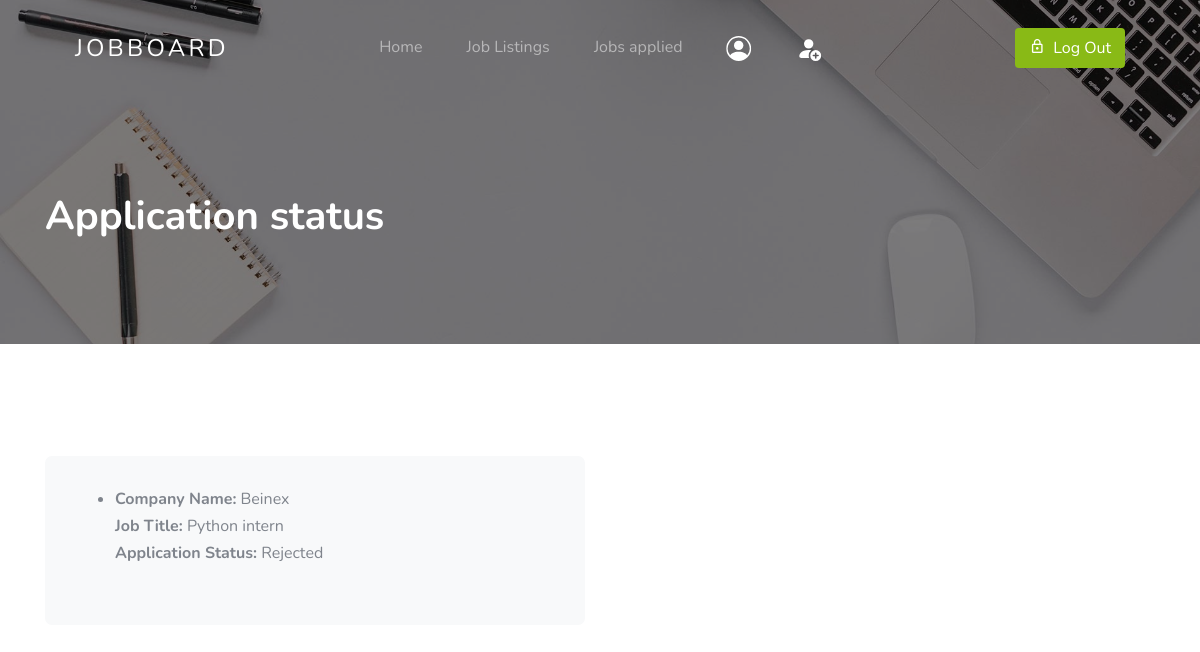
Screenshot of /applied_jobs (signed in) with the database file from the repository.
### recruiter/models.py (models this page shows, shortened)
class CompanyDetails(models.Model):
    created_by = models.ForeignKey(User,on_delete=models.CASCADE,null=True)
    company_name = models.CharField(max_length=50)
    company_details = models.TextField(null=True)

class JobPost(models.Model):
    created_by = models.ForeignKey(User,on_delete=models.CASCADE,null=True)
    created_date = models.DateField(auto_now=True)
    company = models.ForeignKey(CompanyDetails,on_delete=models.CASCADE,null=True)
    job_title = models.CharField(max_length=100,null=True)
    job_description = models.TextField(null=True,blank=True)
    required_qualifications = models.TextField(null=True,blank=True)
    desired_qualifications = models.TextField(null=True,blank=True)
    responsibilities = models.TextField(null=True,blank=True)
    application_deadline = models.DateField(null=True,blank=True)
    salary_range = models.CharField(max_length=50,null=True,blank=True)
    location = models.CharField(max_length=50,null=True,blank=True)
    employment_type_choice = [
        ('Full-time','Full-time'),
        ('Part-time','Part-time'),
        ('Contract','Contract')
    ]
    employment_type = models.CharField(max_length=50,choices=employment_type_choice,null=True,blank=True)
    company_benefits = models.TextField(null=True,blank=True)
    how_to_apply = models.TextField(null=True,blank=True)

### job_seeker/models.py (models this page shows)
class JobApplication(models.Model):
    job = models.ManyToManyField(JobPost)
    applicant = models.ForeignKey(User, on_delete=models.CASCADE, related_name='applications')
    cover_letter = models.TextField(null=True)
    resume_for_applying = models.FileField(upload_to='applications/', null=True)
    application_date = models.DateField(null=True, blank=True)
    status = models.CharField(
        max_length=20,
        choices=[('Pending', 'Pending'), ('Approved', 'Approved'), ('Rejected', 'Rejected')],
        default='Pending'
    )

### job_seeker/views.py (the view)
# urls.py: path('applied_jobs',applied_jobs,name='applied_jobs'),
@login_required
def applied_jobs(request):
    try:
        job_seeker = request.user
        applications = JobApplication.objects.filter(applicant=job_seeker)
        applied_jobs_list = []
        for application in applications:
            for job in application.job.all():
                applied_job_details = {
                    'company_name': job.company.company_name if job.company else '',  # Assuming CompanyDetails has a 'company_name' field
                    'job_title': job.job_title,
                    'application_status': application.status,
                }
                applied_jobs_list.append(applied_job_details)
        return render(request, 'applied_jobs.html', {'applied_jobs_list': applied_jobs_list})
    except Exception as e:
        return render(request, 'error.html', {'error_message': str(e)})

### job_seeker/Templates/applied_jobs.html (shortened to what this page needs)
<!doctype html>
{% load static %}
<html lang="en">
  <head>
    <link rel="stylesheet" href="{% static 'assets/css/custom-bs.css' %}">
    <link rel="stylesheet" href="{% static 'assets/css/jquery.fancybox.min.css' %}">
    <link rel="stylesheet" href="{% static 'assets/css/bootstrap-select.min.css' %}">
    <link rel="stylesheet" href="{% static 'assets/fonts/icomoon/style.css' %}">
    <link rel="stylesheet" href="{% static 'assets/fonts/line-icons/style.css' %}">
    <link rel="stylesheet" href="{% static 'assets/css/owl.carousel.min.css' %}">
    <link rel="stylesheet" href="{% static 'assets/css/animate.min.css' %}">
    <link rel="stylesheet" href="{% static 'assets/css/quill.snow.css' %}">
    <link rel="stylesheet" href="{% static 'assets/css/style.css' %}">
  </head>
  <body id="top">
<div class="site-wrap">
    <header class="site-navbar mt-3">
      <div class="container-fluid">
        <div class="row align-items-center">
          <div class="site-logo col-6"><a href="index.html">JobBoard</a></div>
          <nav class="mx-auto site-navigation">
            <ul class="site-menu js-clone-nav d-none d-xl-block ml-0 pl-0">
              <li><a href="{% url 'job_seeker_dashboard' %}" class="nav-link">Home</a></li>
              <li>
                <a href="{% url 'job_listings' %}">Job Listings</a>
                <a href="{% url 'applied_jobs' %}">Jobs applied</a>
              </li>
              <li><a href="{% url 'dashboard' %}"></a></li>
              <li><a href="{% url 'profile' %}"></a></li>
            </ul>
          </nav>
          <div class="right-cta-menu text-right d-flex aligin-items-center col-6">
            <div class="ml-auto">
              <a href="{% url 'logout' %}" class="btn btn-primary border-width-2 d-none d-lg-inline-block"><span class="mr-2 icon-lock_outline"></span>Log Out</a>
            </div>
          </div>
        </div>
      </div>
    </header>
    <section class="section-hero overlay inner-page bg-image" style="background-image: url('{% static 'assets/images/hero_1.jpg' %}');" id="home-section">
      <div class="container">
        <div class="row">
          <div class="col-md-7">
            <h1 class="text-white font-weight-bold">Application status</h1>
          </div>
        </div>
      </div>
    </section>
    <section class="site-section" id="next-section">
      <div class="container">
        <div class="row">
          <div class="col-lg-6 mb-4">
            <div class="block__87154">
              <div class="block__91147 d-flex align-items-center">
                <div>
                 <ul>
      {% for applied_job in applied_jobs_list %}
        <li>
          <strong>Company Name:</strong> {{ applied_job.company_name }}<br>
          <strong>Job Title:</strong> {{ applied_job.job_title }}<br>
          <strong>Application Status:</strong> {{ applied_job.application_status }}
        </li>
        <br>
        {% endfor %}
                </div>
              </div>
            </div>
          </div>
        </div>
      </div>
    </section>
  </div>
  </body>
</html>

### account/static/assets/css/style.css (style rules this page uses)
.site-navbar { margin-bottom: 0px; z-index: 1999; position: absolute; width: 100%; top: 2rem; }
.site-navbar .container-fluid { padding-left: 7rem; padding-right: 7rem; }
.site-navbar .site-logo { position: absolute; left: 5%; }
.site-navbar .site-logo a { color: #fff; font-size: 1.5rem; letter-spacing: .2rem; text-transform: uppercase; }
.site-navbar .site-burger-menu, .site-navbar .right-cta-menu { position: absolute; right: 5%; }
.site-navbar .site-navigation { position: absolute; left: 50%; -webkit-transform: translateX(-50%); -ms-transform: translateX(-50%); transform: translateX(-50%); z-index: 5; }
.site-navbar .site-navigation .site-menu { margin-bottom: 0; }
.site-navbar .site-navigation .site-menu a { text-decoration: none !important; display: inline-block; position: relative; }
.site-navbar .site-navigation .site-menu > li { display: inline-block; }
.site-navbar .site-navigation .site-menu > li > a { padding: 20px 20px !important; color: rgba(255, 255, 255, 0.5); display: inline-block; text-decoration: none !important; }
.site-mobile-menu .site-nav-wrap { padding: 0; margin: 0; list-style: none; position: relative; }
.site-mobile-menu .site-nav-wrap a { padding: 10px 20px; display: block; position: relative; color: #212529; }
.site-mobile-menu .site-nav-wrap li { position: relative; display: block; }
.site-mobile-menu .site-nav-wrap > li { display: block; position: relative; float: left; width: 100%; }
.site-mobile-menu .site-nav-wrap > li > a { padding-left: 20px; font-size: 20px; }
body { font-weight: 400; font-size: 1rem; line-height: 1.7; position: relative; }
body:after { content: ""; position: absolute; top: 0; left: 0; right: 0; bottom: 0; background: rgba(0, 0, 0, 0.7); z-index: 100; opacity: 0; visibility: hidden; -webkit-transition: .3s all ease; -o-transition: .3s all ease; transition: .3s all ease; }
h1, h2, h3, h4 { color: #000; }
.site-section { padding-top: 7rem; padding-bottom: 7rem; position: relative; z-index: 2; }
.bg-image { background-size: cover; background-position: center center; background-repeat: no-repeat; }
.section-hero, .section-hero > .container > .row { height: 100vh; min-height: 900px; }
.section-hero.inner-page, .section-hero.inner-page > .container > .row { height: auto; min-height: auto; padding-top: 6em; padding-bottom: 3em; }
.section-hero.overlay, .section-hero.overlay-2 { position: relative; }
.section-hero.overlay:before, .section-hero.overlay-2:before { z-index: 1; position: absolute; content: ""; top: 0; left: 0; right: 0; bottom: 0; background: rgba(0, 0, 0, 0.5); }
.section-hero > .container { z-index: 2; position: relative; }
.btn:after, .btn:before { display: none; }
.btn.btn-primary { color: #fff; }
.border-width-2 { border-width: 2px !important; }
.block__87154 { position: relative; background: #f8f9fa; padding: 30px; margin-bottom: 2rem; border-radius: 7px; }
.block__87154 *:last-child { margin-bottom: 0; }

### rows the page displays
CompanyDetails: company_name "Beinex"
JobPost: job_title "Python intern"
JobApplication: application_status "Rejected"
